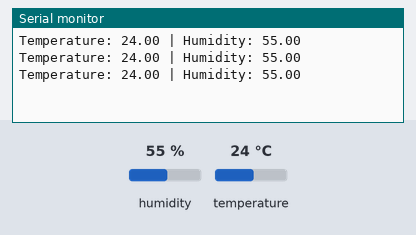
Bench run of a sketch on a simulated Arduino Uno, built with avr-gcc and run on an emulated ATmega328P. On the bench: the last lines printed to the serial monitor. Inputs (shaded band) come from the test bench; at power-on: humidity 55 %, temperature 24 °C.

Above: at 2.9 s.
3.0 s: humidity set to 22 %
At 5.8 s:
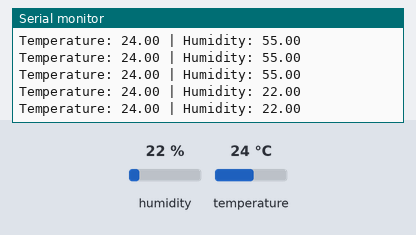
5.9 s: temperature set to 12 °C
At 7.4 s:
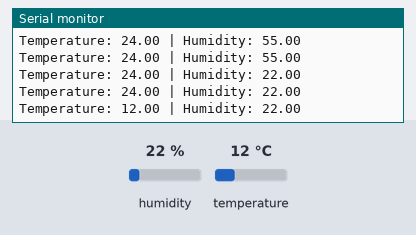
8.8 s: humidity set to 40 %
At 8.8 s:
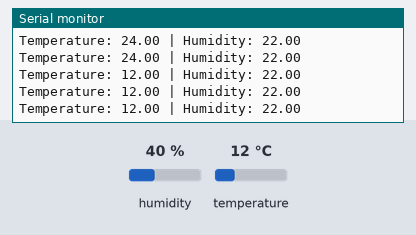
Timing chart, 0 to 11.8 s (numbered marks = the images above; inputs shaded):
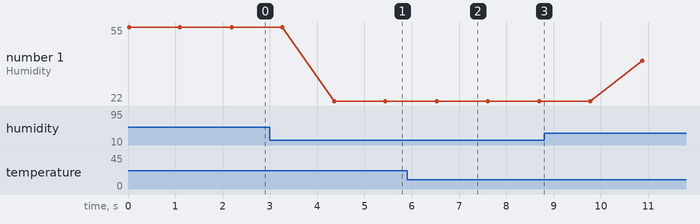

Measured:
- after the input at 3.0 s, the serial monitor: prints a new line after 1.4 s (image 1)
- after the input at 5.9 s, the serial monitor: prints a new line after 0.63 s (image 2)
- plotted number 1: 55 → 22 after the input at 3.0 s, 22 → 40 after the input at 8.8 s

The sketch:

TX_DHT11.ino
```cpp
#include <IRremote.hpp>
#include <DHT.h>
#define DHTTYPE DHT11

const int DHT_PIN = 2;
const int IR_SEND_PIN = 3;

DHT dht(DHT_PIN, DHTTYPE);

//  DHT11
unsigned long lastDHTReadTime = 0;
float tempC;
float humidity;

void setup() {
  Serial.begin(9600);

  dht.begin();
  IrSender.begin(IR_SEND_PIN, ENABLE_LED_FEEDBACK);
}

void loop() {
  if (millis() - lastDHTReadTime >= 1000 || lastDHTReadTime == 0) {
    humidity = dht.readHumidity();
    tempC = dht.readTemperature();

    Serial.print("Temperature: "); Serial.print(tempC);
    Serial.print(" | Humidity: "); Serial.println(humidity);

    lastDHTReadTime = millis();
  }

  if (humidity > 80.0) {
    IrSender.sendNEC(0x00, 0x69, 0);
  }
  else {
    IrSender.sendNEC(0x00, 0x96, 0);
  }
  delay(200);
}
```
